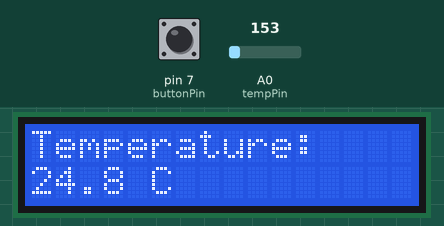
Recording of a sketch running on a simulated Arduino Uno, built with avr-gcc and run on an emulated ATmega328P. On the bench: 16×2 character LCD. The inputs (shaded band) are chosen by the test bench; at power-on: pin 7 (buttonPin) LOW, A0 (tempPin) = 153.

Above: at 1.2 s.
1.3 s: pin 7 (buttonPin) pulled HIGH for 0.6 s
At 3.0 s:
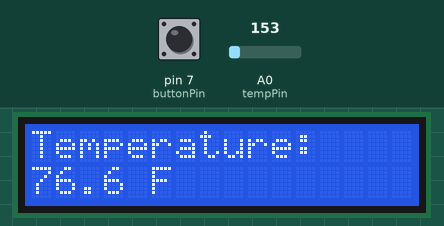
3.4 s: pin 7 (buttonPin) pulled HIGH for 1 s
At 5.5 s:
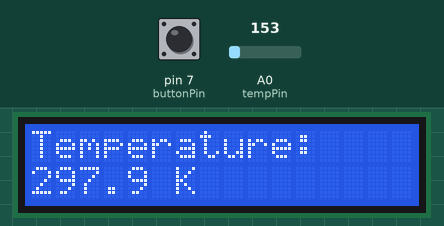
5.9 s: pin 7 (buttonPin) pulled HIGH for 0.6 s
At 6.7 s:
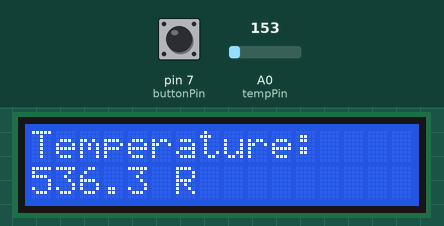
8.0 s: A0 (tempPin) set to 165
At 9.1 s:
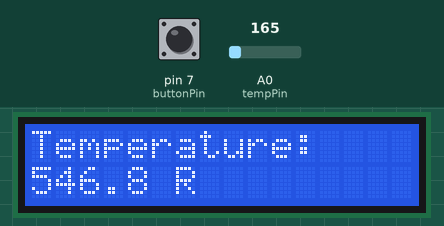
9.7 s: A0 (tempPin) set to 175
At 10.8 s:
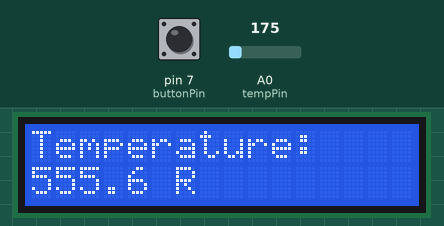
11.2 s: A0 (tempPin) set to 191
At 12.6 s:
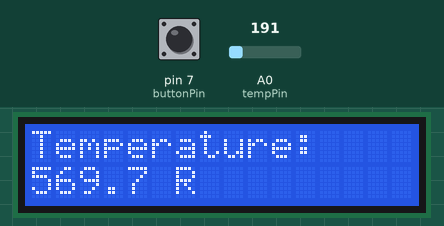
Timing chart, 0 to 13.7 s (numbered marks = the images above; inputs shaded):
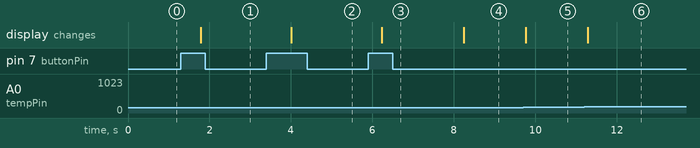

The sketch:

temperature_display.ino
```cpp
/*
  Temperature Display Demo Setup

  Parts:
  - 1 16x2 LCD
  - 1 analog temperature sensor compatible with this formula (for example TMP36)
  - 1 pushbutton
  - 1 10k ohm resistor for the button pulldown

  Wiring:
  - LCD RS -> pin 12
  - LCD E -> pin 11
  - LCD D4 -> pin 5
  - LCD D5 -> pin 4
  - LCD D6 -> pin 3
  - LCD D7 -> pin 2
  - LCD VSS -> GND
  - LCD VDD -> 5V
  - LCD RW -> GND
  - LCD VO -> middle pin of a contrast potentiometer
  - Contrast potentiometer outer pins -> 5V and GND
  - Temperature sensor output -> A0
  - Temperature sensor power -> 5V
  - Temperature sensor ground -> GND
  - Pushbutton one side -> 5V
  - Pushbutton other side -> pin 7
  - 10k ohm resistor from pin 7 -> GND

  Notes:
  - The sketch expects the temperature formula used by a TMP36-style sensor.
  - Open the Serial Monitor at 9600 baud if you want to inspect readings while testing.
*/
#include <LiquidCrystal.h>

// LCD pins
LiquidCrystal lcd(12, 11, 5, 4, 3, 2);

const int tempPin = A0;
const int buttonPin = 7;

int unitMode = 0; // 0=C,1=F,2=K,3=R
bool lastButton = false;

void setup() {
  lcd.begin(16, 2);
  pinMode(buttonPin, INPUT);
  Serial.begin(9600);
}

void loop() {
  // --- Button handling (edge detect) ---
  bool currentButton = digitalRead(buttonPin);
  if (currentButton && !lastButton) {
    unitMode = (unitMode + 1) % 4;
    delay(200); // debounce
  }
  lastButton = currentButton;

  // --- Read temperature ---
  int raw = analogRead(tempPin);
  float voltage = raw * (5.0 / 1023.0);
  float tempC = (voltage - 0.5) * 100.0;

  float displayTemp;
  String unit;

  switch (unitMode) {
    case 0:
      displayTemp = tempC;
      unit = "C";
      break;
    case 1:
      displayTemp = tempC * 9.0/5.0 + 32.0;
      unit = "F";
      break;
    case 2:
      displayTemp = tempC + 273.15;
      unit = "K";
      break;
    case 3:
      displayTemp = tempC * 9.0/5.0 + 491.67;
      unit = "R";
      break;
  }

  // --- Display ---
  lcd.clear();
  lcd.setCursor(0, 0);
  lcd.print("Temperature:");

  lcd.setCursor(0, 1);
  lcd.print(displayTemp, 1);
  lcd.print(" ");
  lcd.print(unit);

  delay(500);
}
```

Measured:
- after the input at 1.3 s, the display: changes after 0.48 s (image 1)
- after the input at 3.4 s, the display: changes after 0.61 s (image 2)
- after the input at 5.9 s, the display: changes after 0.33 s (image 3)
- after the input at 8.0 s, the display: changes after 0.25 s (image 4)
- after the input at 9.7 s, the display: changes after 0.07 s (image 5)
- after the input at 11.2 s, the display: changes after 0.08 s (image 6)
